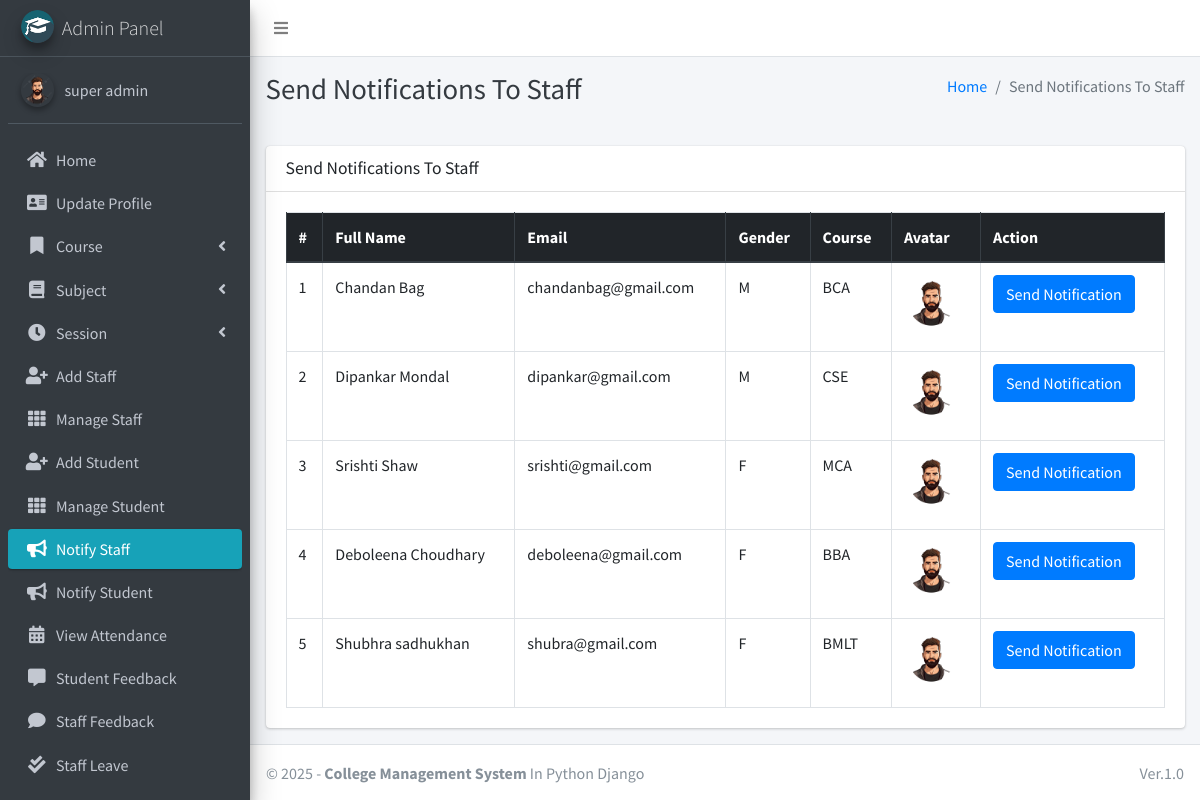
The page /admin_notify_staff (signed in) on the database its author committed.
### main_app/models.py (models this page shows, shortened)
class CustomUser(AbstractUser):
    USER_TYPE = ((1, "HOD"), (2, "Staff"), (3, "Student"))
    GENDER = [("M", "Male"), ("F", "Female")]
    username = None  # Removed username, using email instead
    email = models.EmailField(unique=True)
    user_type = models.CharField(default=1, choices=USER_TYPE, max_length=1)
    gender = models.CharField(max_length=1, choices=GENDER)
    profile_pic = models.ImageField()
    address = models.TextField()
    fcm_token = models.TextField(default="")  # For firebase notifications
    created_at = models.DateTimeField(auto_now_add=True)
    updated_at = models.DateTimeField(auto_now=True)
    USERNAME_FIELD = "email"
    REQUIRED_FIELDS = []
    objects = CustomUserManager()
    def __str__(self):
        return self.first_name + " " + self.last_name

class Staff(models.Model):
    course = models.ForeignKey(Course, on_delete=models.DO_NOTHING, null=True, blank=False)
    admin = models.OneToOneField(CustomUser, on_delete=models.CASCADE)

class Course(models.Model):
    name = models.CharField(max_length=120)
    created_at = models.DateTimeField(auto_now_add=True)
    updated_at = models.DateTimeField(auto_now=True)

### main_app/hod_views.py (the view)
# urls.py: path("admin_notify_staff", hod_views.admin_notify_staff,
def admin_notify_staff(request):
    staff = CustomUser.objects.filter(user_type=2)
    context = {
        'page_title': "Send Notifications To Staff",
        'allStaff': staff
    }
    return render(request, "hod_template/staff_notification.html", context)

### main_app/templates/hod_template/staff_notification.html (shortened to what this page needs)
{% extends 'main_app/base.html' %}
{% load static %}
{% block page_title %}{{page_title}}{% endblock page_title %}
{% block content %}
<section class="content">
    <div class="container-fluid">
        <div class="row">
            <div class="col-md-12">
                <div class="card">
                    <div class="card-header">
                        <h3 class="card-title">{{page_title}}</h3>
                    </div>
                    <div class="card-body">
                        <table id="example2" class="table table-bordered table-hover">
                            <thead class="thead-dark">
                                <tr>
                                    <th>#</th>
                                    <th>Full Name</th>
                                    <th>Email</th>
                                    <th>Gender</th>
                                    <th>Course</th>
                                    <th>Avatar</th>
                                    <th>Action</th>
                                </tr>
                            </thead>
                            <tbody>
                                {% for staff in allStaff %}
                                <tr>
                                    <td>{{ forloop.counter }}</td>
                                    <td>{{staff.first_name}} {{staff.last_name}}</td>
                                    <td>{{staff.email}}</td>
                                    <td>{{staff.gender}}</td>
                                    <td>{{staff.staff.course.name}}</td>
                                    <td>
                                        {% if staff.profile_pic == ""  %}
                                        No Image
                                        {% else %}
                                        <img class="img img-fluid mb-2" height="56" width="56"
                                            src="{{staff.profile_pic}}" alt="">
                                        {% endif %}
                                    </td>
                                    <td><button data-toggle = "modal" data-target = "#myModal"class="btn btn-primary show_notification" value="{{staff.id}}">Send Notification</button>
                                    </td>
                                </tr>
                                {% endfor %}
                            </tbody>
                        </table>
                    </div>
                </div>
            </div>
        </div>
    </div>
</section>
{% endblock content %}

### main_app/templates/main_app/sidebar_template.html (shortened to what this page needs)
{% load static %}
<aside class="main-sidebar sidebar-dark-info elevation-4">
    {% if request.user.user_type == '1' %}
    <a href="{% url 'admin_home' %}" class="brand-link">
        <img src="{% static 'dist/img/cmsl.png' %} " alt="AdminLTE Logo"
            class="brand-image img-circle elevation-3" >
        <span class="brand-text font-weight-light">Admin Panel</span>
    </a>
    <div class="sidebar">
        <div class="user-panel mt-3 pb-3 mb-3 d-flex">
            <div class="image">
                <img src="{{ request.user.profile_pic}}" class="img-circle elevation-2" alt="User Image">
            </div>
            <div class="info">
                <a href="#" class="d-block">{{user}}</a>
            </div>
        </div>
        <nav class="mt-2">
            <ul class="nav nav-pills nav-sidebar flex-column" data-widget="treeview" role="menu" data-accordion="false">
                <li class="nav-item">
                    {% url 'admin_home' as admin_home %}
                    <a href="{{admin_home}}" class="nav-link {% if admin_home == request.path %} active {% endif %}">
                        <i class="nav-icon fas fa-home"></i>
                        <p>
                            Home
                        </p>
                    </a>
                </li>
                <li class="nav-item">
                    {% url 'admin_view_profile' as admin_view_profile %}
                    <a href="{{admin_view_profile}}"
                        class="nav-link {% if admin_view_profile == request.path %} active {% endif %}">
                        <i class="nav-icon fas fa-address-card"></i>
                        <p>
                            Update Profile
                        </p>
                    </a>
                </li>
                <li class="nav-item has-treeview">
                    <a href="#" class="nav-link">
                        <i class="nav-icon fas fa-bookmark"></i>
                        <p>
                            Course
                            <i class="fas fa-angle-left right"></i>
                        </p>
                    </a>
                </li>
                <li class="nav-item has-treeview">
                    <a href="#" class="nav-link">
                        <i class="nav-icon fas fa-book"></i>
                        <p>
                            Subject
                            <i class="fas fa-angle-left right"></i>
                        </p>
                    </a>
                </li>
                <li class="nav-item has-treeview">
                    <a href="#" class="nav-link">
                        <i class="nav-icon fas fa-clock"></i>
                        <p>
                            Session
                            <i class="fas fa-angle-left right"></i>
                        </p>
                    </a>
                </li>
                <li class="nav-item">
                    {% url 'add_staff' as add_staff %}
                    <a href="{{add_staff}}" class="nav-link {% if add_staff == request.path %} active {% endif %}">
                        <i class="nav-icon fas fa-user-plus"></i>
                        <p>
                            Add Staff
                        </p>
                    </a>
                </li>
                <li class="nav-item">
                    {% url 'manage_staff' as manage_staff %}
                    {% url 'edit_staff' staff_id as edit_staff %}
                    <a href="{{manage_staff}}"
                        class="nav-link {% if manage_staff == request.path or request.path == edit_staff %} active {% endif %}">
                        <i class="nav-icon fas fa-th"></i>
                        <p>
                            Manage Staff
                        </p>
                    </a>
                </li>
                <li class="nav-item">
                    {% url 'add_student' as add_student%}
                    <a href="{{add_student}}" class="nav-link  {% if add_student == request.path %} active {% endif %}">
                        <i class="nav-icon fas fa-user-plus"></i>
                        <p>
                            Add Student
                        </p>
                    </a>
                </li>
                <li class="nav-item">
                    {% url 'manage_student' as manage_student %}
                    {% url 'edit_student' student_id as edit_student %}
                    <a href="{{manage_student}}"
                        class="nav-link  {% if edit_student == request.path or manage_student == request.path %} active {% endif %}">
                        <i class="nav-icon fas fa-th"></i>
                        <p>
                            Manage Student
                        </p>
                    </a>
                </li>
                <li class="nav-item">
                    {% url 'admin_notify_staff' as admin_notify_staff %}
                    <a href="{{admin_notify_staff}}"
                        class="nav-link {% if admin_notify_staff == request.path %} active {% endif %}">
                        <i class="nav-icon fas fa-bullhorn"></i>
                        <p>
                            Notify Staff
                        </p>
                    </a>
                </li>
                <li class="nav-item">
                    {% url 'admin_notify_student' as admin_notify_student %}
                    <a href="{{admin_notify_student}}"
                        class="nav-link {% if admin_notify_student == request.path %} active {% endif %}">
                        <i class="nav-icon fas fa-bullhorn"></i>
                        <p>
                            Notify Student
                        </p>
                    </a>
                </li>
                <li class="nav-item">
                    {% url 'admin_view_attendance' as admin_view_attendance %}
                <li class="nav-item">
                    <a href="{{admin_view_attendance}}"
                        class="nav-link  {% if admin_view_attendance == request.path %} active {% endif %}">
                        <i class="nav-icon fas fa-calendar-alt"></i>
                        <p>
                            View Attendance
                        </p>
                    </a>
                </li>
                <li class="nav-item">
                    {% url 'student_feedback_message' as student_feedback_message %}
                    <a href="{{ student_feedback_message }}"
                        class="nav-link  {% if student_feedback_message == request.path %} active {% endif %}">
                        <i class="nav-icon fas fa-comment-alt"></i>
                        <p>
                            Student Feedback
                        </p>
                    </a>
                </li>
                <li class="nav-item">
                    {% url 'staff_feedback_message' as staff_feedback_message %}
                    <a href="{{staff_feedback_message}}"
                        class="nav-link   {% if staff_feedback_message == request.path %} active {% endif %}">
                        <i class="nav-icon fas fa-comment"></i>
                        <p>
                            Staff Feedback
                        </p>
                    </a>
                </li>
                <li class="nav-item">
                    {% url 'view_staff_leave' as view_staff_leave %}
                    <a href="{{view_staff_leave}}"
                        class="nav-link  {% if view_staff_leave == request.path %} active {% endif %}">
                        <i class="nav-icon fas fa-check-double"></i>
                        <p>
                            Staff Leave
                        </p>
                    </a>
                </li>
                <li class="nav-item">
                    {% url 'view_student_leave' as view_student_leave %}
                    <a href="{% url 'view_student_leave' %}"
                        class="nav-link  {% if view_student_leave == request.path %} active {% endif %}">
                    </a>
                </li>
                                        {% endif %}
                                    </ul>
                                </nav>
                            </div>
</aside>

### rows shown on the page
CustomUser: user.profile_pic (picture), first_name+last_name "super admin"
CustomUser: first_name "Chandan", last_name "Bag", email "chandanbag@gmail.com", gender "M", staff.course.name "BCA", profile_pic (placeholder picture)
CustomUser: first_name "Dipankar", last_name "Mondal", email "dipankar@gmail.com", gender "M", staff.course.name "CSE", profile_pic (picture)
CustomUser: first_name "Srishti", last_name "Shaw", email "srishti@gmail.com", gender "F", staff.course.name "MCA", profile_pic (picture)
CustomUser: first_name "Deboleena", last_name "Choudhary", email "deboleena@gmail.com", gender "F", staff.course.name "BBA", profile_pic (picture)
CustomUser: first_name "Shubhra", last_name "sadhukhan", email "shubra@gmail.com", gender "F", staff.course.name "BMLT", profile_pic (picture)

### other values the page prints
{{ page_title }} "Send Notifications To Staff"
